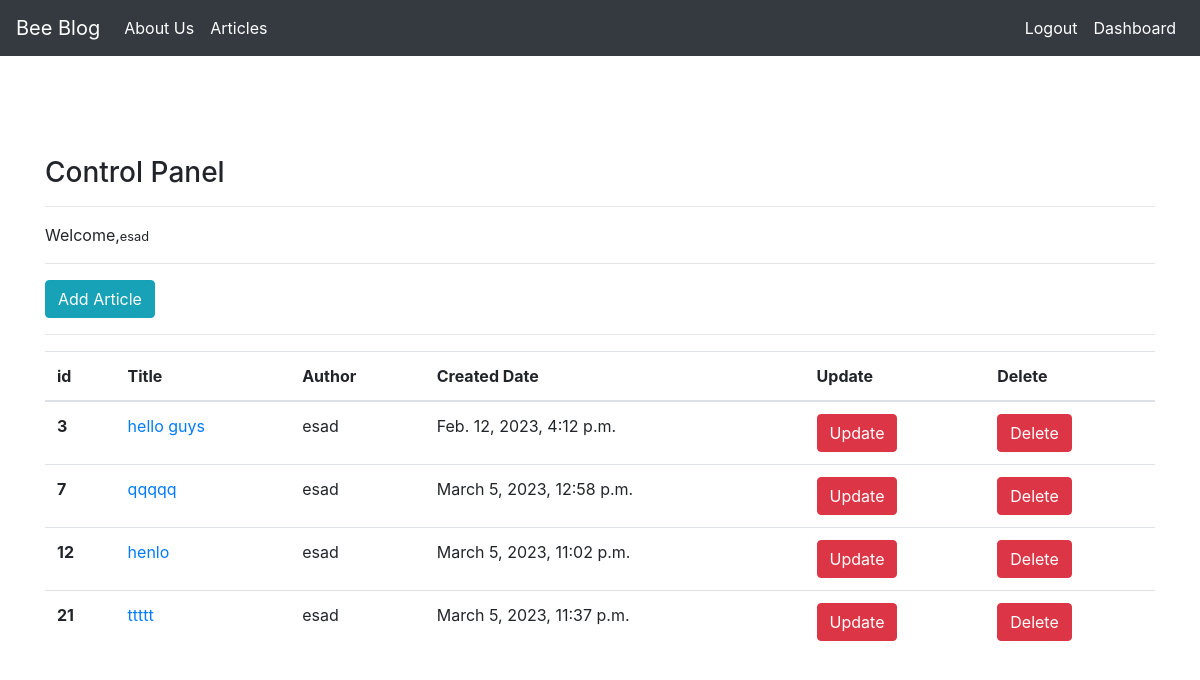
The page /articles/dashboard/ (signed in) on the database as committed earlier.
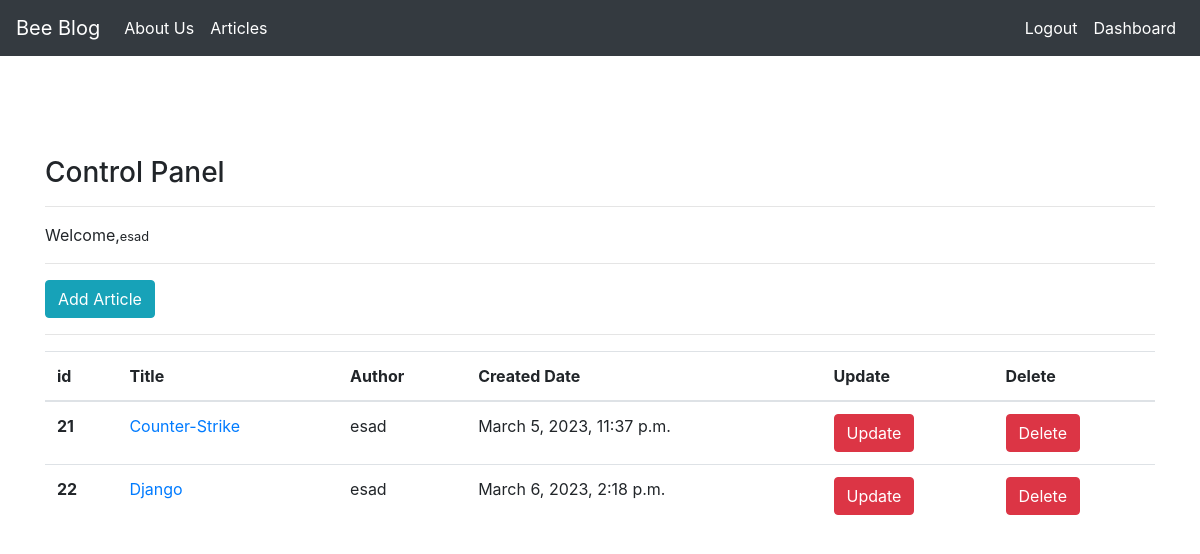
The same page on the database as committed later.
### article/models.py (models this page shows, shortened)
class Article(models.Model):
    author=models.ForeignKey("auth.User",on_delete=models.CASCADE)
    title=models.CharField(max_length=50)
    content=RichTextField()
    created_date=models.DateTimeField(auto_now_add=True)
    article_image=models.ImageField(blank=True,null=True,verbose_name="Add image to the article")

### article/views.py (the view)
# urls.py: path('dashboard/',views.dashboard,name="dashboard"),
@login_required(login_url="user:login")
def dashboard(request):
    articles=Article.objects.filter(author=request.user)
    context={
        "articles":articles
    }
    return render(request,"dashboard.html",context)

### templates/dashboard.html
{% extends "layout.html" %}
{% block body %}
<h3>Control Panel</h3>
<hr>
<p>
    Welcome,<small>{{request.user.username}}</small>
</p>
<hr>
<a class="btn btn-info" href="{% url 'article:addarticle' %}">Add Article</a>
<hr>
{%if articles%}
<table class="table">
    <thead>
      <tr>
        <th scope="col">id</th>
        <th scope="col">Title</th>
        <th scope="col">Author</th>
        <th scope="col">Created Date</th>
        <th scope="col">Update</th>
        <th scope="col">Delete</th>
      </tr>
    </thead>
    <tbody>
    {%for article in articles%}
      <tr>
        <th scope="row">{{article.id}}</th>
        <td> <a href="{% url 'article:detail' article.id %}">{{article.title}}</a></td>
        <td>{{article.author}}</td>
        <td>{{article.created_date}}</td>
        <td><a href="{% url 'article:update' article.id %}" class="btn btn-danger">Update</a></td>
        <td><a href="{% url 'article:delete' article.id %}" class="btn btn-danger">Delete</a></td>
      </tr>
    {%endfor%}
    </tbody>
  </table>
{%else%}
<div class="alert alert-danger">You dont have any articles yet.</div>
{%endif%}
{% endblock body %}

### templates/layout.html (shortened to what this page needs)
<!DOCTYPE html>
{% load static%}
<html lang="en">
<head>
        <link rel="stylesheet" href="https://cdn.jsdelivr.net/npm/bootstrap@4.0.0/dist/css/bootstrap.min.css">
</head>
<body>
        {% include "includes/navbar.html" %}
        <div style="margin-top:100px" class="container">
            {% block body %}
            {% endblock body %}
        </div>
</body>
</html>

### templates/includes/navbar.html (shortened to what this page needs)
<nav class="navbar navbar-expand-md navbar-dark bg-dark mb-4">
    <a class="navbar-brand" href="{% url 'index' %}">Bee Blog</a>
    <div class="collapse navbar-collapse" id="navbarCollapse">
      <ul class="navbar-nav mr-auto">
        <li class="nav-item active">
          <a class="nav-link" href="{% url 'about' %}">About Us <span class="sr-only">(current)</span></a>
        </li>
        <li class="nav-item active">
          <a class="nav-link" href="{% url 'article:articles' %}">Articles <span class="sr-only">(current)</span></a>
        </li>
      </ul>
      <ul class="navbar-nav ml-auto">
            {% if request.user.is_authenticated %}
            <li class="nav-item active">
              <a class="nav-link" href="{% url 'user:logout' %}">Logout <span class="sr-only">(current)</span></a>
            </li>
            <li class="nav-item active">
              <a class="nav-link" href="{% url 'article:dashboard' %}">Dashboard <span class="sr-only">(current)</span></a>
            </li>
            {% endif %}
      </ul>
    </div>
  </nav>

Rows that differ between the two databases and show on the page:
removed Article: id "3", title "hello guys", author "esad", created_date "Feb. 12, 2023, 4:12 p.m."
removed Article: id "7", title "qqqqq", author "esad", created_date "March 5, 2023, 12:58 p.m."
removed Article: id "12", title "henlo", author "esad", created_date "March 5, 2023, 11:02 p.m."
changed Article id 21: title "ttttt" → "Counter-Strike"
added Article: id "22", title "Django", author "esad", created_date "March 6, 2023, 2:18 p.m."
